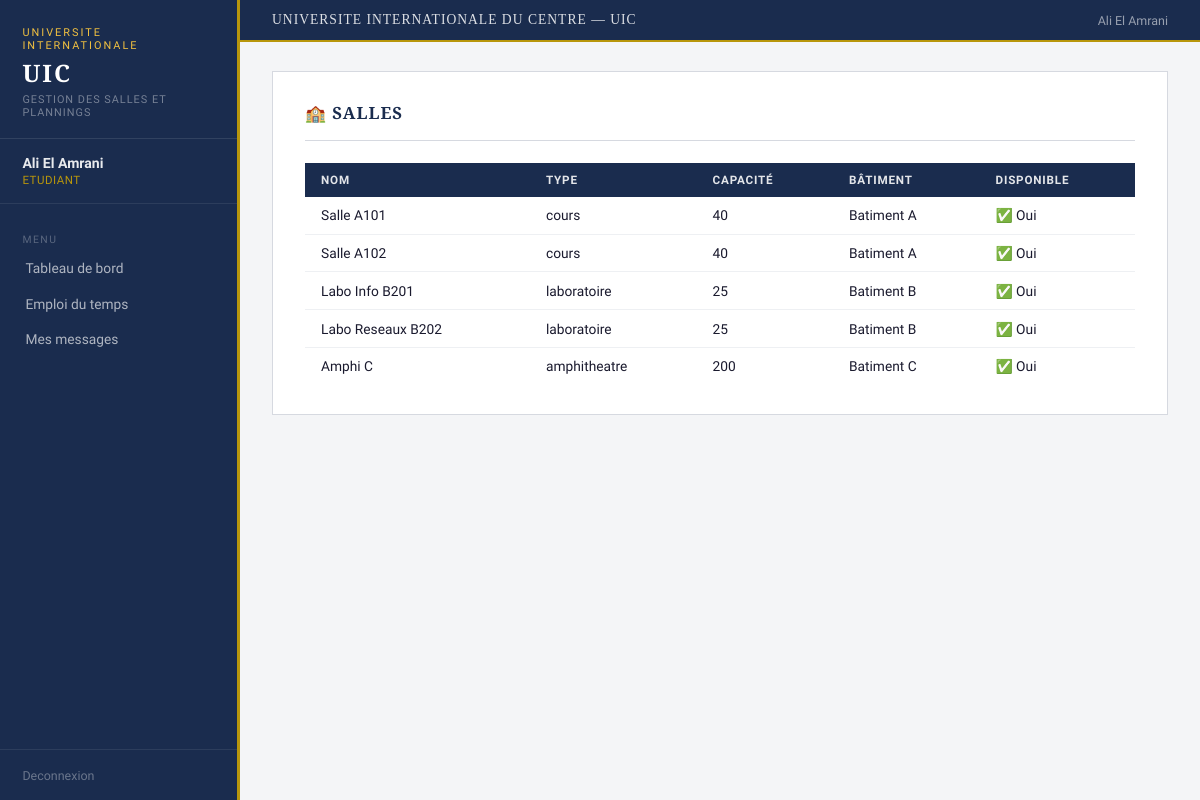
The page /salles (signed in) on the database its author committed.
### tables this page shows
CREATE TABLE Salle (
        idSalle INTEGER PRIMARY KEY AUTOINCREMENT,
        nomSalle TEXT NOT NULL, type TEXT NOT NULL,
        capacite INTEGER NOT NULL, disponible INTEGER DEFAULT 1, batiment TEXT);

### controllers/salle_controller.py (the view)
@salle_bp.route("/salles")
def liste_salles():
    if "user_id" not in session:
        return redirect(url_for("auth.login"))
    salles = Salle.get_all()
    return render_template("salles.html", salles=salles, role=session["user_role"])

### database/db.py (called while the page is built)
def get_connection():
    conn = sqlite3.connect(DB_PATH)
    conn.row_factory = sqlite3.Row
    return conn

### models/salle.py (called while the page is built)
    @staticmethod
    def get_all():
        conn = get_connection()
        salles = conn.execute("SELECT * FROM Salle").fetchall()
        conn.close()
        return salles

### templates/salles.html (shortened to what this page needs)
{% extends "base.html" %}
{% block content %}
<div class="page">
  <div class="page-header">
    <h1>🏫 Salles</h1>
  </div>
  <table>
    <thead>
      <tr><th>Nom</th><th>Type</th><th>Capacité</th><th>Bâtiment</th><th>Disponible</th>{% if role == 'admin' %}<th>Actions</th>{% endif %}</tr>
    </thead>
    <tbody>
    {% for s in salles %}
      <tr>
        <td>{{ s.nomSalle }}</td>
        <td>{{ s.type }}</td>
        <td>{{ s.capacite }}</td>
        <td>{{ s.batiment }}</td>
        <td>{% if s.disponible %}✅ Oui{% else %}❌ Non{% endif %}</td>
      </tr>
    {% endfor %}
    </tbody>
  </table>
</div>
{% endblock %}

### static/css/style.css (style rules this page uses)
* { box-sizing:border-box;margin:0;padding:0; }
:root { --navy:#1a2c4e;--navy2:#243a61;--navy3:#2e4a7a; --gold:#b8960c;--gold2:#f0c040; --light:#f4f5f7;--white:#ffffff;--border:#d6d9e0; --text:#1a1a2e;--muted:#5a6070; --danger:#8b1a1a;--success:#1a5c2e;--warning:#7a5c00; }
body { font-family:'Source Sans 3',sans-serif;background:var(--light);color:var(--text);min-height:100vh;display:flex;font-size:15px; }
.page { background:var(--white);border:1px solid var(--border);padding:1.8rem 2rem; }
.page-header { display:flex;justify-content:space-between;align-items:center;margin-bottom:1.4rem;padding-bottom:1rem;border-bottom:1px solid var(--border); }
.page h1 { font-family:'Libre Baskerville',serif;font-size:1.05rem;color:var(--navy);text-transform:uppercase;letter-spacing:1px;margin-bottom:1.4rem; }
.page-header h1 { margin-bottom:0; }
table { width:100%;border-collapse:collapse; }
thead { background:var(--navy); }
th { padding:0.62rem 1rem;text-align:left;font-size:0.73rem;color:rgba(255,255,255,0.88);font-weight:600;text-transform:uppercase;letter-spacing:0.8px; }
td { padding:0.65rem 1rem;border-bottom:1px solid #eef0f3;font-size:0.86rem;color:var(--text); }
tr:last-child td { border-bottom:none; }

### rows shown on the page
Salle: nomSalle "Salle A101", type "cours", capacite "40", batiment "Batiment A", disponible "✅ Oui"
Salle: nomSalle "Salle A102", type "cours", capacite "40", batiment "Batiment A", disponible "✅ Oui"
Salle: nomSalle "Labo Info B201", type "laboratoire", capacite "25", batiment "Batiment B", disponible "✅ Oui"
Salle: nomSalle "Labo Reseaux B202", type "laboratoire", capacite "25", batiment "Batiment B", disponible "✅ Oui"
Salle: nomSalle "Amphi C", type "amphitheatre", capacite "200", batiment "Batiment C", disponible "✅ Oui"

### other values the page prints
{{ session.user_nom }} "Ali El Amrani"
{{ session.user_role }} "ETUDIANT"
